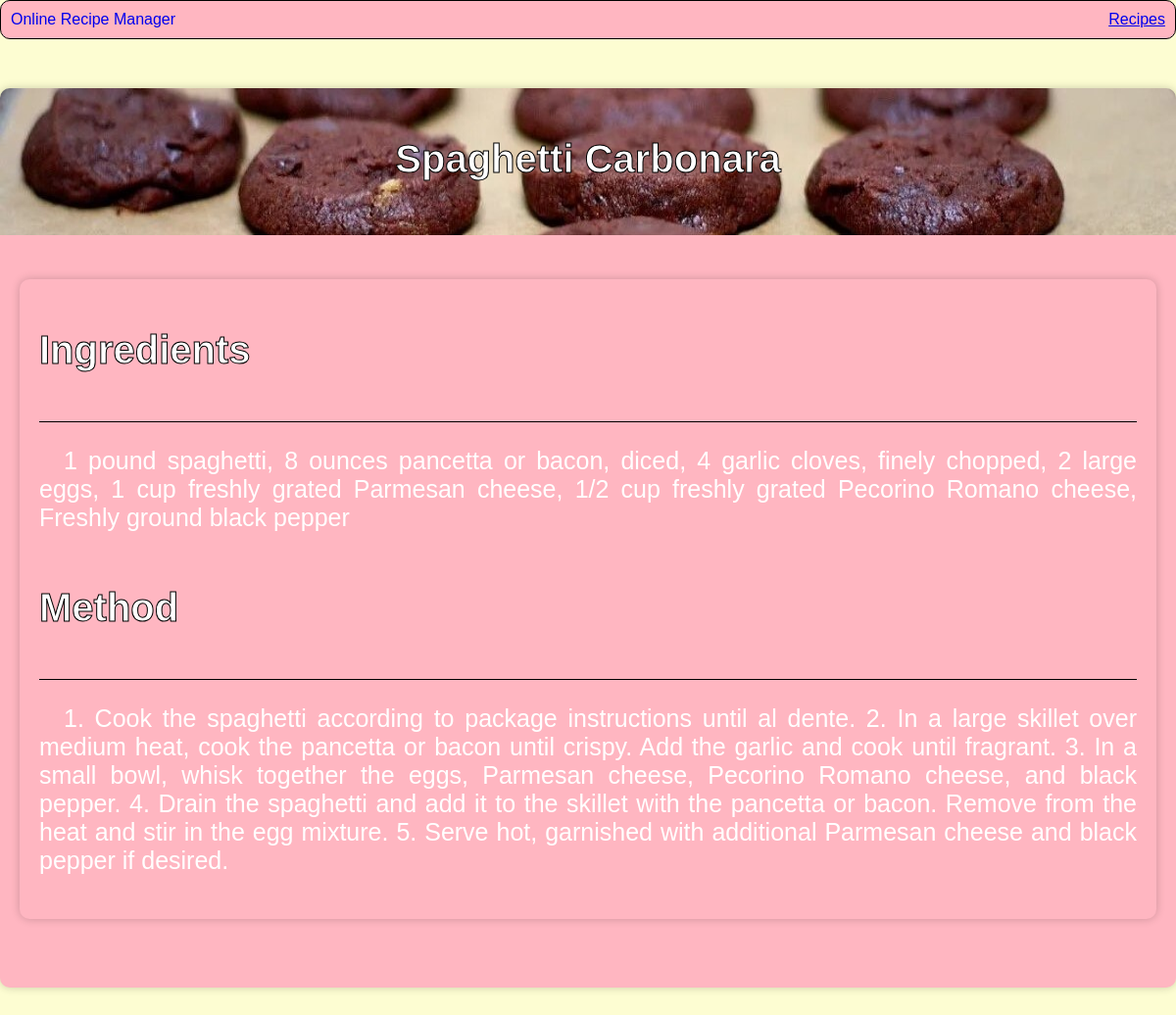
The page /recipe/4 on the database its author committed.
### app.py (models this page shows)
class Recipe(db.Model):
    id = db.Column(db.Integer, primary_key = True)
    title = db.Column(db.String(255), nullable = False)
    ingredients = db.Column(db.String(1000), nullable = False)
    method = db.Column(db.String(5000), nullable = False)
    date_created = db.Column(db.DateTime, default = datetime.utcnow)
    user_id = db.Column(db.Integer, db.ForeignKey('user.id'))
    author = db.relationship('User', backref='recipes')

### app.py (the view)
@app.route('/recipe/<int:recipe_id>')
def recipe_detail(recipe_id):
    recipe = Recipe.query.get(recipe_id)
    if recipe is None:
        abort(404)
    return render_template('recipe_detail.html', recipe=recipe)

### templates/recipe_detail.html (shortened to what this page needs)
{% extends 'base.html' %}
{% block body%}
    <h1>{{ recipe.title }}</h1>
    <div class="recipe-info">
        <div class="recipe-info-ingredients">
            <h3>Ingredients</h3>
            <hr>
            <p>{{ recipe.ingredients }}</p>
        </div>
        <div class="recipe-info-method">
            <h3>Method</h3>
            <hr>
            <p>{{ recipe.method }}</p>
        </div>
    </div>
{% endblock %}

### static/css/main.css (style rules this page uses)
body { background-color: #FDFDD2; margin: 0; font-family: sans-serif; color: #ffffff; }
h1 { width: 100%; display: flex; justify-content: center; margin-top: 30px; margin-bottom: 50px; align-self: flex-start; text-align: center; font-size: 40px; color: #fff; -webkit-text-stroke-width: 1px; -webkit-text-stroke-color: #000; font-family: sans-serif; }
p { text-indent: 1em; font-size: 25px; }
.recipe-info { text-align: justify; position: relative; background-color: #ffb6c1; margin: 50px auto; max-width: 1200px; padding: 20px; box-shadow: 0px 0px 10px rgba(0, 0, 0, 0.2); border-radius: 10px; height: auto; min-height: 600px; display: flex; flex-direction: column; align-items: center; }
hr { margin-top: 20px; margin-bottom: 20px; border: none; height: 1px; background-color: #000; }
h3 { text-align: left; margin-top: 30px; margin-bottom: 50px; align-self: flex-start; font-size: 40px; color: #fff; -webkit-text-stroke-width: 1px; -webkit-text-stroke-color: #000; font-family: sans-serif; }
.recipe-info-ingredients { width: 100%; }
.recipe-info-method { width: 100%; }

### rows shown on the page
Recipe: title "Spaghetti Carbonara", ingredients "1 pound spaghetti, 8 ounces pancetta or bacon, diced, 4 garlic cloves, finely chopped, 2 large eggs, 1 cup freshly grated Parmesan cheese, 1/2 cup freshly grated Pecorino Romano cheese, Freshly ground black pepper", method "1. Cook the spaghetti according to package instructions until al dente. 2. In a large skillet over medium heat, cook the pancetta or bacon until crispy. Add the garlic and cook until fragrant. 3. In a small bowl, whisk together the eggs, Parmesan cheese, Pecorino Romano cheese, and black pepper. 4. Drain the spaghetti and add it to the skillet with the pancetta or bacon. Remove from the heat and stir in the egg mixture. 5. Serve hot, garnished with additional Parmesan cheese and black pepper if desired."
